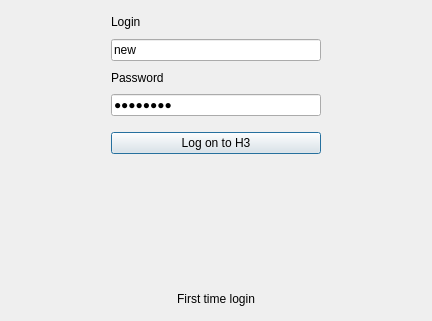
<?xml version="1.0" encoding="UTF-8"?>
<ui version="4.0">
 <class>Dialog</class>
 <widget class="QDialog" name="Dialog">
  <property name="geometry">
   <rect>
    <x>0</x>
    <y>0</y>
    <width>432</width>
    <height>321</height>
   </rect>
  </property>
  <property name="sizePolicy">
   <sizepolicy hsizetype="Fixed" vsizetype="Fixed">
    <horstretch>0</horstretch>
    <verstretch>0</verstretch>
   </sizepolicy>
  </property>
  <property name="windowTitle">
   <string>Welcome to H3</string>
  </property>
  <property name="windowIcon">
   <iconset>
    <normaloff>H3.png</normaloff>H3.png</iconset>
  </property>
  <property name="autoFillBackground">
   <bool>false</bool>
  </property>
  <layout class="QHBoxLayout" name="horizontalLayout">
   <item>
    <spacer name="verticalSpacer">
     <property name="orientation">
      <enum>Qt::Vertical</enum>
     </property>
     <property name="sizeHint" stdset="0">
      <size>
       <width>100</width>
       <height>40</height>
      </size>
     </property>
    </spacer>
   </item>
   <item>
    <layout class="QVBoxLayout" name="verticalLayout">
     <item>
      <widget class="QLabel" name="label">
       <property name="text">
        <string>Login</string>
       </property>
      </widget>
     </item>
     <item>
      <widget class="QLineEdit" name="loginLineEdit">
       <property name="text">
        <string>new</string>
       </property>
      </widget>
     </item>
     <item>
      <widget class="QLabel" name="label_2">
       <property name="text">
        <string>Password</string>
       </property>
      </widget>
     </item>
     <item>
      <widget class="QLineEdit" name="passwordLineEdit">
       <property name="text">
        <string>bastardo</string>
       </property>
       <property name="echoMode">
        <enum>QLineEdit::Password</enum>
       </property>
      </widget>
     </item>
     <item>
      <spacer name="horizontalSpacer_2">
       <property name="orientation">
        <enum>Qt::Horizontal</enum>
       </property>
       <property name="sizeHint" stdset="0">
        <size>
         <width>40</width>
         <height>10</height>
        </size>
       </property>
      </spacer>
     </item>
     <item>
      <widget class="QPushButton" name="pushButton">
       <property name="text">
        <string>Log on to H3</string>
       </property>
      </widget>
     </item>
     <item>
      <widget class="QLabel" name="errorlabel">
       <property name="styleSheet">
        <string notr="true">color: rgb(255, 0, 0);</string>
       </property>
       <property name="text">
        <string/>
       </property>
       <property name="alignment">
        <set>Qt::AlignCenter</set>
       </property>
      </widget>
     </item>
     <item>
      <spacer name="horizontalSpacer">
       <property name="orientation">
        <enum>Qt::Horizontal</enum>
       </property>
       <property name="sizeHint" stdset="0">
        <size>
         <width>200</width>
         <height>100</height>
        </size>
       </property>
      </spacer>
     </item>
     <item>
      <widget class="QPushButton" name="new_user_pushButton">
       <property name="text">
        <string>First time login</string>
       </property>
       <property name="flat">
        <bool>true</bool>
       </property>
      </widget>
     </item>
    </layout>
   </item>
   <item>
    <spacer name="verticalSpacer_2">
     <property name="orientation">
      <enum>Qt::Vertical</enum>
     </property>
     <property name="sizeHint" stdset="0">
      <size>
       <width>100</width>
       <height>40</height>
      </size>
     </property>
    </spacer>
   </item>
  </layout>
 </widget>
 <tabstops>
  <tabstop>loginLineEdit</tabstop>
  <tabstop>passwordLineEdit</tabstop>
  <tabstop>pushButton</tabstop>
  <tabstop>new_user_pushButton</tabstop>
 </tabstops>
 <resources/>
 <connections/>
</ui>
